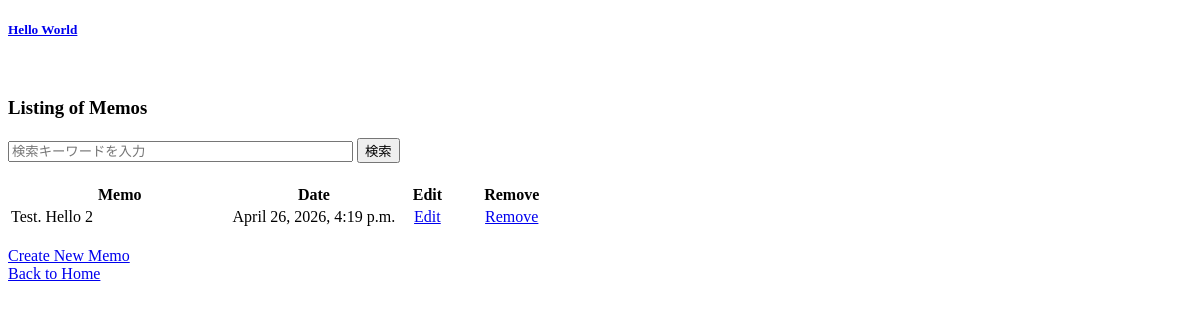
/memo/memos, run on an earlier commit of the app's database.
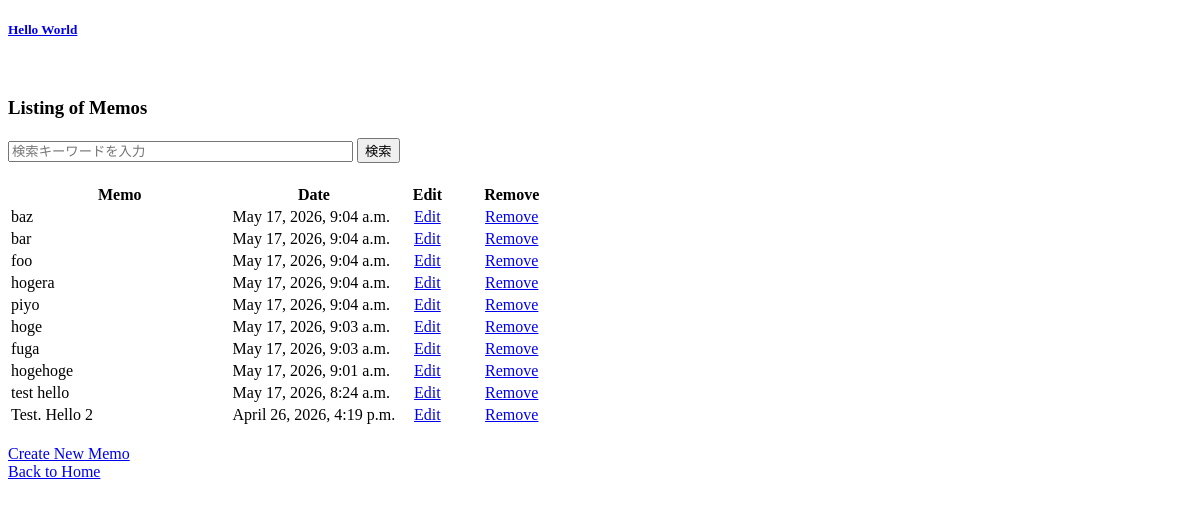
And on a later commit of the database.
### memo/models.py (models this page shows, shortened)
class Memo(models.Model):
    class Meta:
        verbose_name = 'Memo Table'
        verbose_name_plural = 'Memos Table'
        db_table = 'memo'
    content = models.CharField(verbose_name='メモ', max_length=100, default="", blank=True, null=True)
    created_at = models.DateTimeField(verbose_name='作成日時', default=timezone.now)

### memo/views/memo/views.py (the view)
# urls.py: path('memos', MemoListView.as_view(), name='list_memo'),
class MemoListView(generic.ListView):
    model = Memo
    paginate_by = 10
    template_name = "memo/list_memo.html"
    success_url = reverse_lazy('home')
    def get_queryset(self):
        queryset = Memo.objects.order_by('-created_at')
        keyword = self.request.GET.get('q')
        if keyword:
            queryset = queryset.filter(
                Q(content__contains=keyword)
            )
        return queryset

### templates/memo/list_memo.html (shortened to what this page needs)
  {% extends "base.html" %} {% block title %}List of Memo - MemoPad!{% endblock title %} {% block content %}
<br />
<div class="container">
  <h3>Listing of Memos</h3>
  <form method="get" action="" class="form-inline" style="margin-bottom: 20px;">
    <input type="text" name="q" value="{{ request.GET.q }}" placeholder="検索キーワードを入力" size="40">
    <button type="submit">検索</button>
  </form>
  {% if object_list|length == 0 %}
  <p>No Memo Found</p>
  {% else %}
  <table class="table table-striped table-bordered">
    <tr>
      <th style="width: 40%">Memo</th>
      <th style="width: 30%">Date</th>
      <th>Edit</th>
      <th>Remove</th>
    </tr>
    <tbody>
      {% for memo in object_list %}
      <tr>
        <td>{{ memo.content }}</td>
        <td>{{ memo.created_at }}</td>
        <td align="center">
          <a id="edit_btn" href="{% url 'memo:edit_memo' pk=memo.id %}">Edit</a>
        </td>
        <td align="center">
          <a id="delete_btn" href="{% url 'memo:delete_memo' pk=memo.id %}">Remove</a>
        </td>
      </tr>
      {% endfor %}
    </tbody>
  </table>
  {% endif %}
  <br />
  <a id="new_memo_link" href="{% url 'memo:create_memo' %}"> Create New Memo</a
  ><br />
  <a id="home_link" href="{% url 'home' %}">Back to Home</a>
</div>
{% endblock content %}

### templates/base.html (shortened to what this page needs)
<!doctype html>
<html lang="ja">
  <head>
  </head>
  <body>
    {% block header %}
    <div class="align-items-center bg-white border-bottom">
      <h5><a href="{% url 'home' %}">Hello World</a></h5>
    </div>
    {% endblock %}
    <div class="container">
      {% block content %}{% endblock %} {% block pagination_footer %}{% endblock%}
    </div>
  </body>
</html>

What changed in the data, as far as the page shows it:
added Memo: content "baz", created_at "May 17, 2026, 9:04 a.m."
added Memo: content "bar", created_at "May 17, 2026, 9:04 a.m."
added Memo: content "foo", created_at "May 17, 2026, 9:04 a.m."
added Memo: content "hogera", created_at "May 17, 2026, 9:04 a.m."
added Memo: content "piyo", created_at "May 17, 2026, 9:04 a.m."
added Memo: content "hoge", created_at "May 17, 2026, 9:03 a.m."
added Memo: content "fuga", created_at "May 17, 2026, 9:03 a.m."
added Memo: content "hogehoge", created_at "May 17, 2026, 9:01 a.m."
added Memo: content "test hello", created_at "May 17, 2026, 8:24 a.m."
